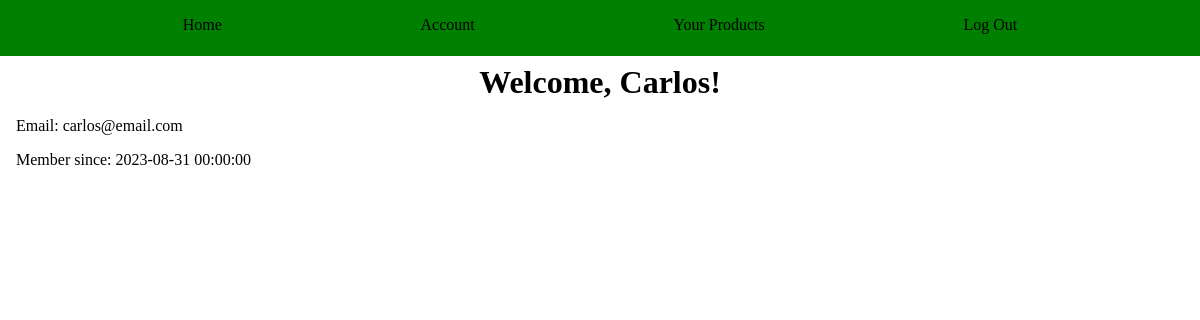
The page /merchant_account (signed in) on the database as committed earlier.
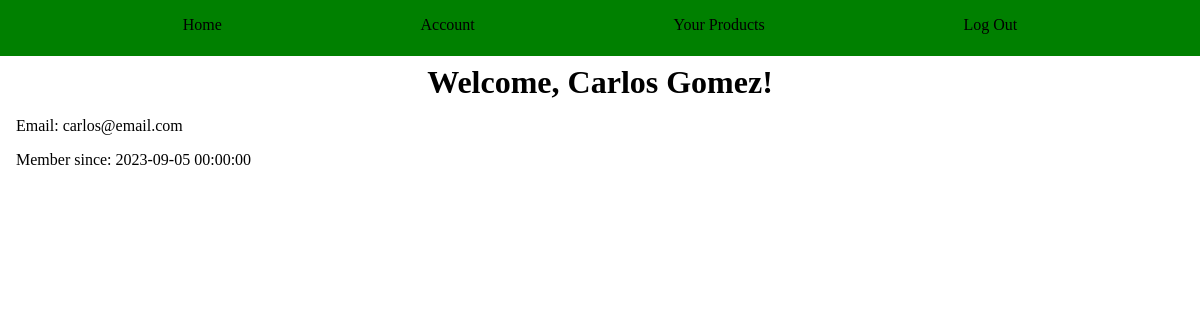
The same page on the database as committed later.
### models.py (models this page shows, shortened)
class Merchant(UserMixin, db.Model):
    id = db.Column(db.Integer, primary_key=True)
    name = db.Column(db.String(100), index=True, unique=False, nullable=False)
    email = db.Column(db.String(100), index=True, unique=False, nullable=False)
    hashed_password = db.Column(db.String(100), index=False, unique=False)
    date_joined = db.Column(db.DateTime, index=False, unique=False)
    products = db.relationship('Product', backref='seller', lazy='dynamic', cascade="all, delete-orphan")

### main.py (the view)
@app.route('/merchant_account')
@login_required
def account():
    return render_template('merchant_account.html')

### main.py (called while the page is built)
@login_manager.user_loader
def load_user(user_id):
    return Merchant.query.get(int(user_id))

### templates/merchant_account.html
{% extends "base.html"%}
{% block main %}
<h1>Welcome, {{ current_user.name.title() }}!</h1>
<ul>
    <li>Email: {{ current_user.email }}</li>
    <li>Member since: {{ current_user.date_joined }}</li>
</ul>
{% endblock %}

### templates/base.html (shortened to what this page needs)
<!DOCTYPE html>
<html lang="en">
<head>
    <link rel="stylesheet" href="../static/styles.css">
</head>
<body>
    <nav id="nav" class="nav">
        <ul class="row">
            <li><a href="{{ url_for('main') }}">Home</a></li>
            {% if current_user.is_authenticated %}
            <li><a href="{{ url_for('account') }}">Account</a></li>
            <li><a href="{{ url_for('view_products') }}">Your Products</a></li>
            <li><a href="{{ url_for('logout') }}">Log Out</a></li>
            {% endif %}
        </ul>
    </nav>
    {% block main %}{% endblock %}
</body>
</html>

### static/styles.css (style rules this page uses)
* { margin: 0; padding: 0; box-sizing: border-box; }
li { list-style: none; margin: 2vh; }
a { text-decoration: none; }
h1, h2, h3, h4, p { text-align: center; margin: 1vh; }
.row { display: flex; flex-flow: row wrap; justify-content: space-evenly; align-items: center; }
#nav { background-color: green; width: 100%; height: 7vh; color: white; }
#nav ul li a { color: black; }

Rows that differ between the two databases and show on the page:
changed Merchant "carlos@email.com": name "Carlos" → "Carlos Gomez"; date_joined "2023-08-31 00:00:00" → "2023-09-05 00:00:00"
